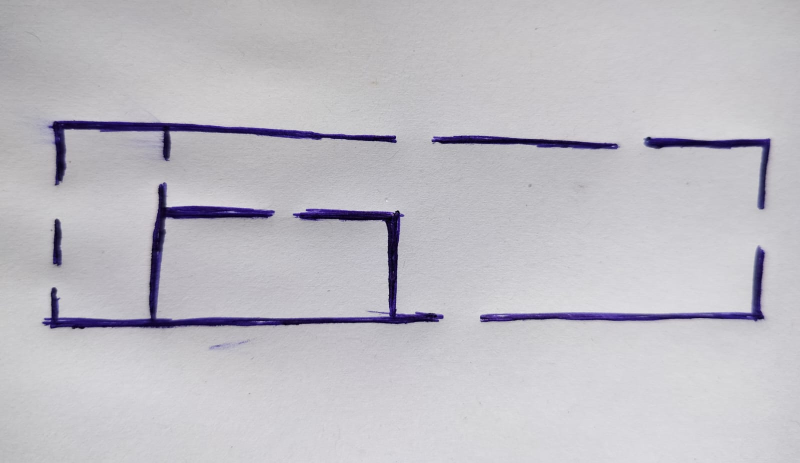
#> input picture Images/Examples/handmade.jpg, 1600 x 926 px (shown at 1/2 size)
$ python -i detect.py   (imports and definitions only)
#> lines starting #> are read from the running program, lines starting #| are printed output that depends on the picture; after the words box and inside, x2 and y2 are one past the last pixel; in counts of white or black regions, pixels touching at a corner belong together
import cv2
import numpy as np
from . import image
from . import const
from . import image
from . import calculate
from . import transform
import math

# Calculate (actual) size of apartment


# [554 lines left out: functions wall_filter, precise_boxes, __corners_and_draw_lines, find_rooms, and_remove_precise_boxes, outer_contours and 4 more, not called in this run]

>>> import cv2
>>> picture = cv2.imread('../Images/Examples/handmade.jpg', cv2.IMREAD_GRAYSCALE)
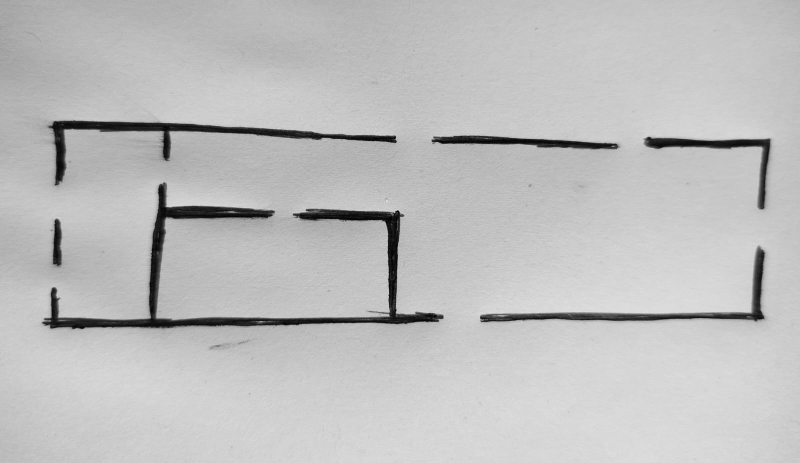
#> picture: shape (926, 1600) (shown at 1/2 size); min 0, max 246, mean 190.1
>>> result = wall_filter(picture)
#> in wall_filter, `_, thresh = cv2.threshold( gray, const.WALL_FILTER_TRESHOLD[0], const...`:
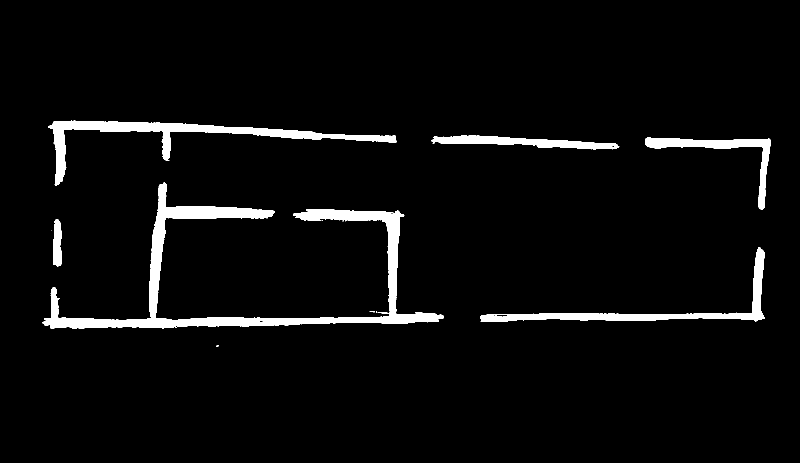
#> thresh: shape (926, 1600) (shown at 1/2 size); 4.3% white; 12 white regions (6 under 20 px), largest, box (x1, y1, x2, y2) and area: (85, 365, 887, 658) 30183, (96, 240, 793, 371) 13011, (960, 494, 1530, 644) 9049, (1290, 274, 1541, 419) 5613, (863, 271, 1239, 299) 5082, (106, 438, 124, 533) 1337
#> in wall_filter, `opening = cv2.morphologyEx( thresh, cv2.MORPH_OPEN, kernel, iterations..`:
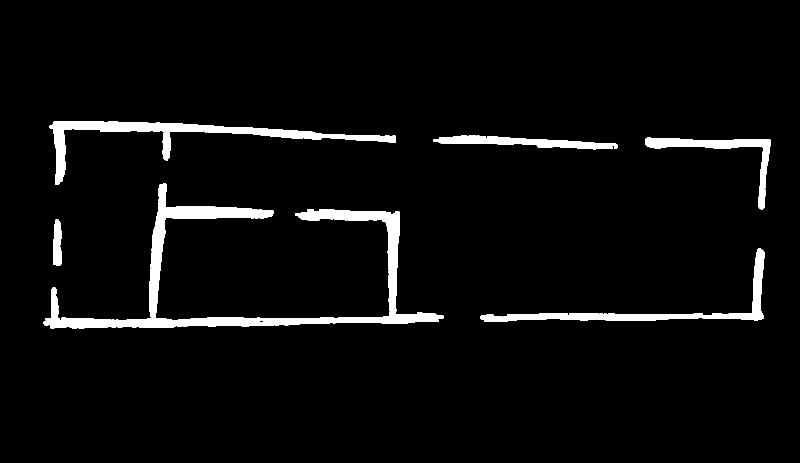
#> opening: shape (926, 1600) (shown at 1/2 size); 4.3% white; 6 white regions, box (x1, y1, x2, y2) and area: (87, 366, 887, 658) 29767, (99, 242, 792, 370) 12887, (961, 496, 1529, 644) 8855, (1290, 274, 1541, 419) 5601, (867, 271, 1236, 299) 4975, (106, 439, 123, 532) 1323
#> in wall_filter, `sure_bg = cv2.dilate( opening, kernel, iterations=const.WALL_FILTER_DI..`:
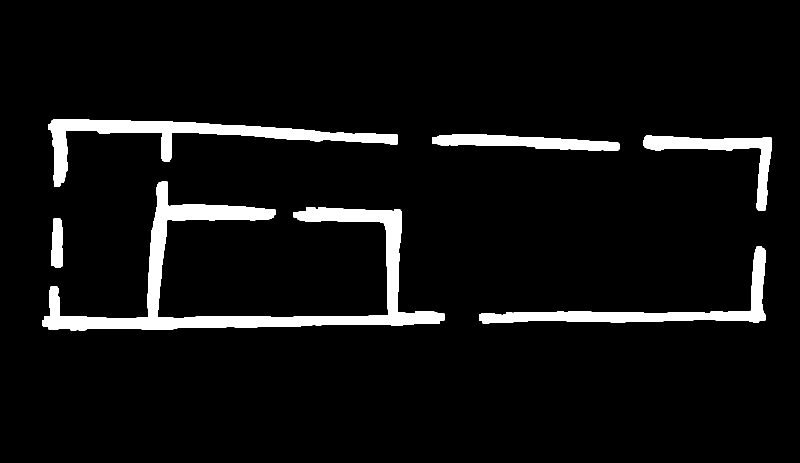
#> sure_bg: shape (926, 1600) (shown at 1/2 size); 6.1% white; 6 white regions, box (x1, y1, x2, y2) and area: (84, 363, 890, 661) 41246, (96, 239, 795, 373) 18555, (958, 493, 1532, 647) 13404, (1287, 271, 1544, 422) 8159, (864, 268, 1239, 302) 7464, (103, 436, 126, 535) 2034
#> in wall_filter, `dist_transform = cv2.distanceTransform( opening, cv2.DIST_L2, const.WA..`:
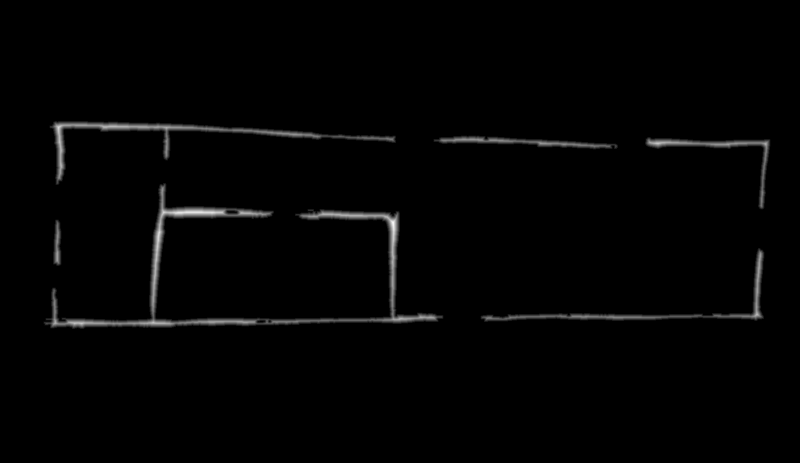
#> dist_transform: shape (926, 1600) float32 (shown at 1/2 size); min 0, max 14, mean 0.188; drawn with min black and max white
#> in wall_filter, `ret, sure_fg = cv2.threshold( const.WALL_FILTER_DISTANCE_THRESHOLD[0] ..`:
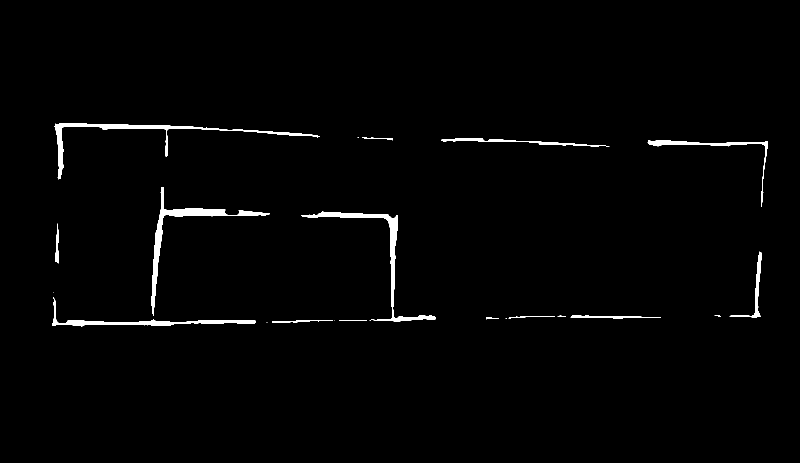
#> sure_fg: shape (926, 1600) float32 (shown at 1/2 size); 1.4% white; 21 white regions (6 under 20 px), largest, box (x1, y1, x2, y2) and area: (303, 374, 540, 632) 4245, (108, 247, 640, 359) 4026, (602, 423, 872, 643) 3823
#> in wall_filter, `ret, sure_fg = cv2.threshold( const.WALL_FILTER_DISTANCE_THRESHOLD[0] ..`: ret = 2.8
#> in wall_filter, `unknown = cv2.subtract(sure_bg, sure_fg)`:
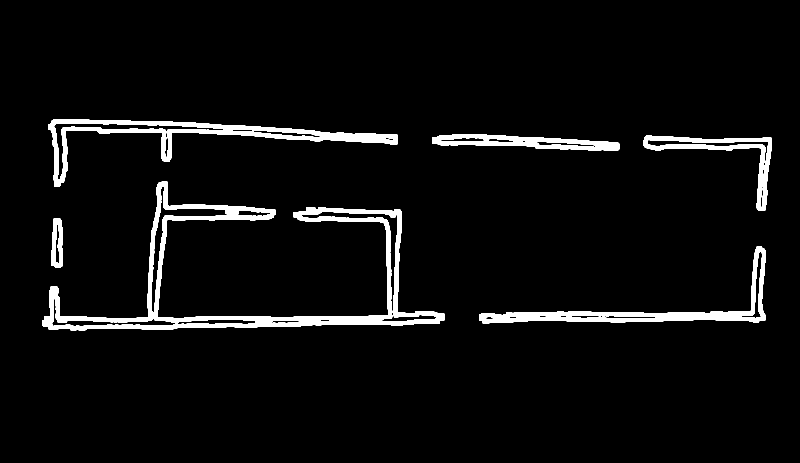
#> unknown: shape (926, 1600) (shown at 1/2 size); 4.8% white; 6 white regions, box (x1, y1, x2, y2) and area: (84, 363, 890, 661) 30047, (96, 239, 795, 373) 14428, (958, 493, 1532, 647) 11608, (1287, 271, 1544, 422) 6461, (864, 268, 1239, 302) 6267, (103, 436, 126, 535) 1681
